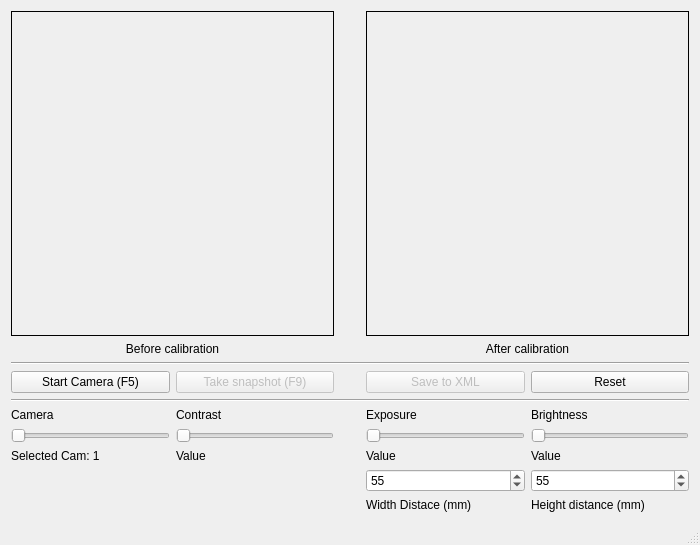
<?xml version="1.0" encoding="UTF-8"?>
<ui version="4.0">
 <class>MainWindow</class>
 <widget class="QMainWindow" name="MainWindow">
  <property name="geometry">
   <rect>
    <x>0</x>
    <y>0</y>
    <width>700</width>
    <height>545</height>
   </rect>
  </property>
  <property name="windowTitle">
   <string>Camera Calibration</string>
  </property>
  <widget class="QWidget" name="centralWidget">
   <layout class="QGridLayout" name="gridLayout">
    <item row="0" column="4" colspan="2">
     <widget class="QLabel" name="after_img">
      <property name="sizePolicy">
       <sizepolicy hsizetype="MinimumExpanding" vsizetype="MinimumExpanding">
        <horstretch>0</horstretch>
        <verstretch>0</verstretch>
       </sizepolicy>
      </property>
      <property name="minimumSize">
       <size>
        <width>20</width>
        <height>20</height>
       </size>
      </property>
      <property name="layoutDirection">
       <enum>Qt::RightToLeft</enum>
      </property>
      <property name="autoFillBackground">
       <bool>false</bool>
      </property>
      <property name="frameShape">
       <enum>QFrame::Box</enum>
      </property>
      <property name="text">
       <string/>
      </property>
     </widget>
    </item>
    <item row="10" column="5">
     <widget class="QLabel" name="brightnessValue_label">
      <property name="text">
       <string>Value</string>
      </property>
     </widget>
    </item>
    <item row="10" column="4">
     <widget class="QLabel" name="exposureValue_label">
      <property name="text">
       <string>Value</string>
      </property>
     </widget>
    </item>
    <item row="12" column="4">
     <widget class="QLabel" name="with_label">
      <property name="text">
       <string>Width Distace (mm) </string>
      </property>
     </widget>
    </item>
    <item row="11" column="5">
     <widget class="QSpinBox" name="distHeight_spinBox">
      <property name="maximum">
       <number>500</number>
      </property>
      <property name="value">
       <number>55</number>
      </property>
     </widget>
    </item>
    <item row="10" column="2">
     <widget class="QLabel" name="contrastValue_label">
      <property name="text">
       <string>Value</string>
      </property>
     </widget>
    </item>
    <item row="11" column="1" colspan="2">
     <widget class="QLabel" name="success_label">
      <property name="text">
       <string/>
      </property>
     </widget>
    </item>
    <item row="11" column="4">
     <widget class="QSpinBox" name="distWidth_spinBox">
      <property name="maximum">
       <number>500</number>
      </property>
      <property name="value">
       <number>55</number>
      </property>
     </widget>
    </item>
    <item row="12" column="5">
     <widget class="QLabel" name="height_label">
      <property name="text">
       <string>Height distance (mm)</string>
      </property>
     </widget>
    </item>
    <item row="10" column="1">
     <widget class="QLabel" name="camValue_label">
      <property name="sizePolicy">
       <sizepolicy hsizetype="Preferred" vsizetype="Fixed">
        <horstretch>0</horstretch>
        <verstretch>0</verstretch>
       </sizepolicy>
      </property>
      <property name="text">
       <string>Selected Cam: 1</string>
      </property>
     </widget>
    </item>
    <item row="0" column="1" colspan="2">
     <widget class="QLabel" name="before_img">
      <property name="sizePolicy">
       <sizepolicy hsizetype="MinimumExpanding" vsizetype="MinimumExpanding">
        <horstretch>0</horstretch>
        <verstretch>0</verstretch>
       </sizepolicy>
      </property>
      <property name="minimumSize">
       <size>
        <width>20</width>
        <height>20</height>
       </size>
      </property>
      <property name="autoFillBackground">
       <bool>false</bool>
      </property>
      <property name="frameShape">
       <enum>QFrame::Box</enum>
      </property>
      <property name="text">
       <string/>
      </property>
     </widget>
    </item>
    <item row="0" column="3">
     <spacer name="horizontalSpacer">
      <property name="orientation">
       <enum>Qt::Horizontal</enum>
      </property>
      <property name="sizeType">
       <enum>QSizePolicy::Fixed</enum>
      </property>
      <property name="sizeHint" stdset="0">
       <size>
        <width>20</width>
        <height>292</height>
       </size>
      </property>
     </spacer>
    </item>
    <item row="2" column="1" colspan="2">
     <widget class="QLabel" name="before_label">
      <property name="text">
       <string>Before calibration</string>
      </property>
      <property name="alignment">
       <set>Qt::AlignCenter</set>
      </property>
     </widget>
    </item>
    <item row="2" column="4" colspan="2">
     <widget class="QLabel" name="after_label">
      <property name="layoutDirection">
       <enum>Qt::RightToLeft</enum>
      </property>
      <property name="text">
       <string>After calibration</string>
      </property>
      <property name="alignment">
       <set>Qt::AlignCenter</set>
      </property>
     </widget>
    </item>
    <item row="3" column="1" colspan="5">
     <widget class="Line" name="line">
      <property name="orientation">
       <enum>Qt::Horizontal</enum>
      </property>
     </widget>
    </item>
    <item row="5" column="1">
     <widget class="QPushButton" name="startCameraButton">
      <property name="text">
       <string>Start Camera (F5)</string>
      </property>
     </widget>
    </item>
    <item row="5" column="2">
     <widget class="QPushButton" name="takeSnapshotButton">
      <property name="enabled">
       <bool>false</bool>
      </property>
      <property name="text">
       <string>Take snapshot (F9)</string>
      </property>
     </widget>
    </item>
    <item row="8" column="2">
     <widget class="QLabel" name="selectContrast_label">
      <property name="text">
       <string>Contrast</string>
      </property>
     </widget>
    </item>
    <item row="8" column="1">
     <widget class="QLabel" name="selectCam_label">
      <property name="text">
       <string>Camera</string>
      </property>
     </widget>
    </item>
    <item row="5" column="4">
     <widget class="QPushButton" name="saveButton">
      <property name="enabled">
       <bool>false</bool>
      </property>
      <property name="text">
       <string>Save to XML</string>
      </property>
     </widget>
    </item>
    <item row="5" column="5">
     <widget class="QPushButton" name="resetButton">
      <property name="text">
       <string>Reset</string>
      </property>
     </widget>
    </item>
    <item row="8" column="4">
     <widget class="QLabel" name="selectExposure_label">
      <property name="text">
       <string>Exposure</string>
      </property>
     </widget>
    </item>
    <item row="8" column="5">
     <widget class="QLabel" name="selectBrightness_label">
      <property name="text">
       <string>Brightness</string>
      </property>
     </widget>
    </item>
    <item row="9" column="1">
     <widget class="QSlider" name="cameraSlider">
      <property name="orientation">
       <enum>Qt::Horizontal</enum>
      </property>
     </widget>
    </item>
    <item row="7" column="1" colspan="5">
     <widget class="Line" name="line_2">
      <property name="orientation">
       <enum>Qt::Horizontal</enum>
      </property>
     </widget>
    </item>
    <item row="9" column="4">
     <widget class="QSlider" name="exposureSlider">
      <property name="orientation">
       <enum>Qt::Horizontal</enum>
      </property>
     </widget>
    </item>
    <item row="9" column="2">
     <widget class="QSlider" name="contrastSlider">
      <property name="orientation">
       <enum>Qt::Horizontal</enum>
      </property>
     </widget>
    </item>
    <item row="9" column="5">
     <widget class="QSlider" name="brightnessSlider">
      <property name="orientation">
       <enum>Qt::Horizontal</enum>
      </property>
     </widget>
    </item>
   </layout>
  </widget>
  <widget class="QStatusBar" name="statusBar"/>
  <widget class="QMenuBar" name="menuBar">
   <property name="geometry">
    <rect>
     <x>0</x>
     <y>0</y>
     <width>700</width>
     <height>21</height>
    </rect>
   </property>
  </widget>
 </widget>
 <layoutdefault spacing="6" margin="11"/>
 <resources/>
 <connections/>
</ui>
